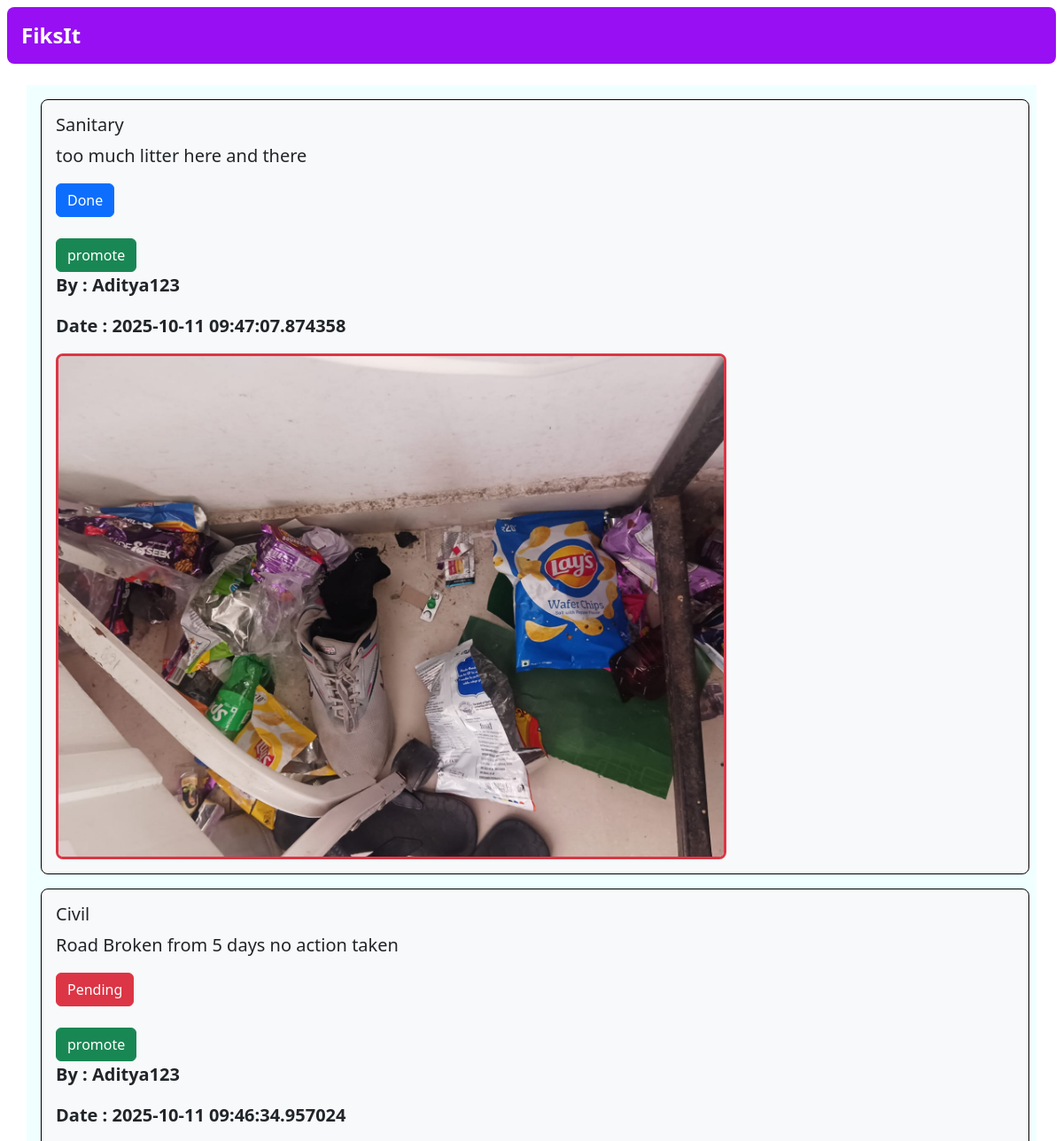
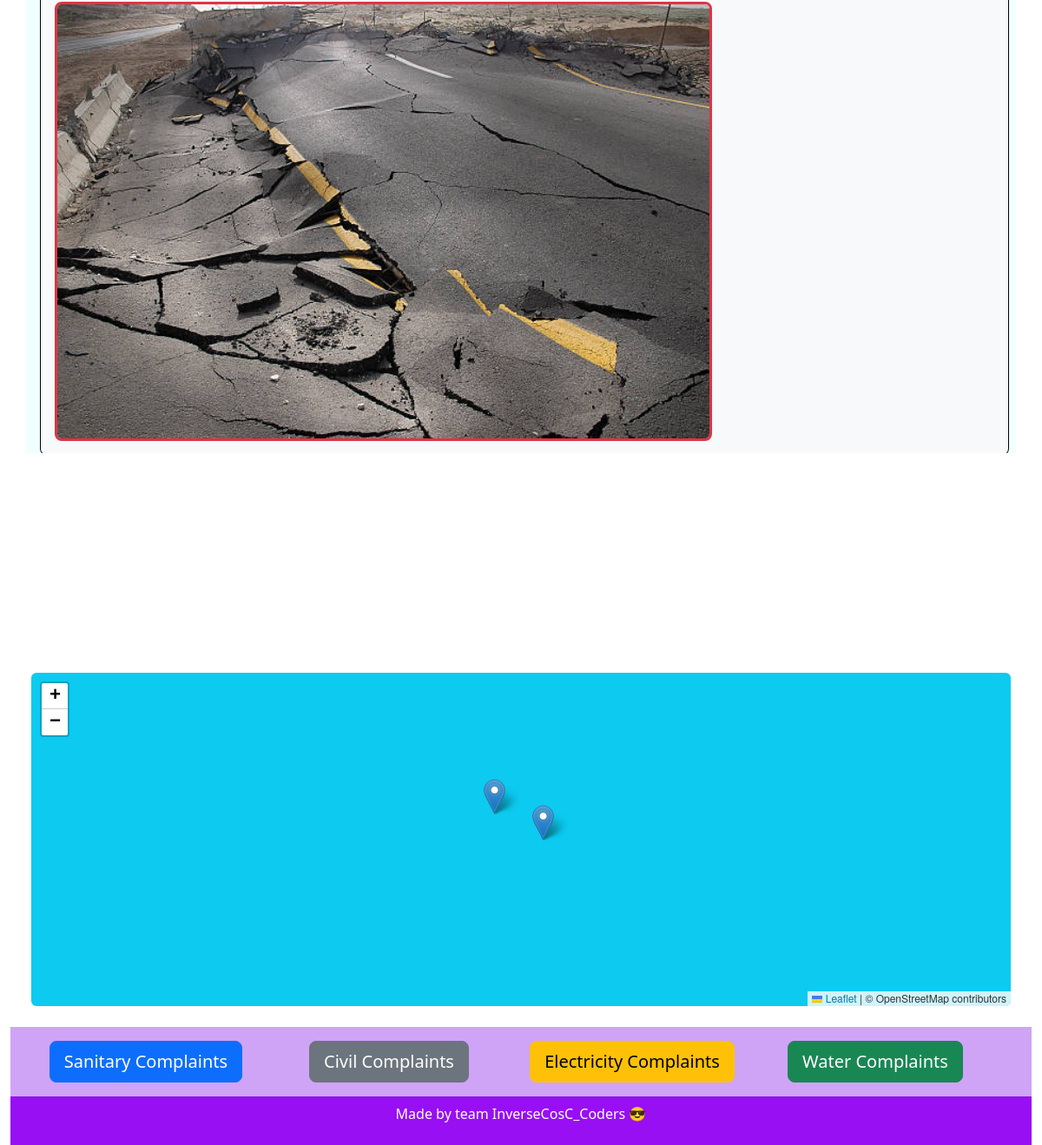
The app's page /dmn with its own data (2 pictures, top to bottom).
### Main/models.py (models this page shows, shortened)
class Complain(models.Model):
    complain_id = models.AutoField
    domain_name = models.CharField(max_length=20,default='idc')
    user_name = models.CharField(max_length=30,default='idc')
    status = models.CharField(max_length=12,default='Pending')
    info = models.CharField(max_length=500,default='idc')
    landmark = models.CharField(max_length=50,default='idc')
    image = models.ImageField(upload_to="images/",default="")
    locx = models.CharField(max_length=20,default='0')
    locy = models.CharField(max_length=20,default='0')
    datee = models.CharField(max_length=10,default='1/1/2000')

### Main/views.py (the view)
# urls.py: path('dmn', views.admin_page,name='dmn'),
def admin_page(request):
    if request.method == 'POST':
        cat = request.POST['cat']
        complains = Complain.objects.filter(domain_name=cat).order_by("-id")
        return render(request,'Main/admin_page.html',{'complains':complains})
    else:
        complains = Complain.objects.all().order_by("-id")
        return render(request,'Main/admin_page.html',{'complains':complains})

### Main/templates/Main/admin_page.html (shortened to what this page needs)
<!DOCTYPE html>
<html lang="en">
<head>
    <link href="https://cdn.jsdelivr.net/npm/bootstrap@5.3.8/dist/css/bootstrap.min.css"
    rel="stylesheet">
    <script src="https://cdn.jsdelivr.net/npm/@tailwindcss/browser@4"></script>
    <link rel="stylesheet" href="https://unpkg.com/leaflet/dist/leaflet.css" />
</head>
<body style="bg-gradient-to-br from-emerald-200/60 via-teal-200/50 to-lime-100/60 backdrop-blur-2xl">
<header class="flex bg-[#970FF2] text-white p-2 justify-between m-2 rounded-lg">
        <div class="logo">FiksIt</div>
    </header>
<div class="container-fluid">
  <div class="row">
    <div class="p-3 col-12 rounded-2" style="height: 80vh;">
      <div class="container">
        <div class="row">
          <div class="col-12" style="overflow:scroll; height: 70vh; background-color: azure;">
             {% for comp in complains%}
            <div class="individual-complain mt-3">
              <div class="m-1 container-fluid bg-light p-3 rounded-3 border border-black border-1">
                <h5>{{ comp.domain_name}}</h5>
                <p class="lead">{{ comp.info}}</p>
                {%if comp.status == 'Pending'%}
                <button class="btn btn-danger">{{comp.status}}</button>
                {% endif %}
                {%if comp.status == 'Done'%}
                <button class="btn btn-primary">{{comp.status}}</button>
                {% endif %}
                <br />
                <br />
                <form action='upd' method='Post'>
                  <input type='submit' value='promote' class='btn btn-success'>
                </form>
                <p class="lead fw-bolder">By : {{ comp.user_name}}</p>
                <p class="lead fw-bolder">Date : {{ comp.datee}}</p>
                <img src= 'images/{{comp.image}}' style='width:70%;'class='border-3 border-danger  rounded-3'>
              </div>
            </div>
        {% endfor %}
          </div>
        </div>
      </div>
    </div>
    <div>
        <div id="map" class="map bg-info h-96 m-4 rounded-2 p-2">
    </div>
  </div>
</div>
<div class="text-lg-center container-fluid" style="background-color: rgb(207, 164, 247);">
  <div class="row lead p-3 text-white container-fluid">
    <div class="col-3">
      <form method='post' action='dmn'>
        <input type='submit' class="btn btn-primary btn-lg" value='Sanitary Complaints'>
      </form>
    </div>
    <div class="col-3">
      <form method='post' action='dmn'>
        <input type='submit' class="btn btn-secondary btn-lg" value='Civil Complaints'>
      </form>
    </div>
    <div class="col-3">
      <form method='post' action='dmn'>
        <input type='submit' class="btn btn-warning btn-lg" value='Electricity Complaints'>
      </form>
    </div>
    <div class="col-3">
      <form method='post' action='dmn'>
        <input type='submit' class="btn btn-success btn-lg" value='Water Complaints'>
      </form>
      </div>
  </div>
</div>
<footer class="bg-[#970FF2] text-white p-2 text-center">
    <div class="footer-content">
        <p>Made by team InverseCosC_Coders 😎</p>
    </div>
</body>
</html>

### Main/templates/Main/admin_page.html (style rules this page uses)
button { @apply bg-blue-500 hover:bg-blue-700 text-white font-bold py-1 px-3 rounded; }
.logo { @apply font-bold text-2xl p-2; }

### records on screen
Complain: domain_name "Sanitary", info "too much litter here and there", status "Done", user_name "Aditya123", datee "2025-10-11 09:47:07.874358", image (picture)
Complain: domain_name "Civil", info "Road Broken from 5 days no action taken", status "Pending", user_name "Aditya123", datee "2025-10-11 09:46:34.957024", image (picture)
